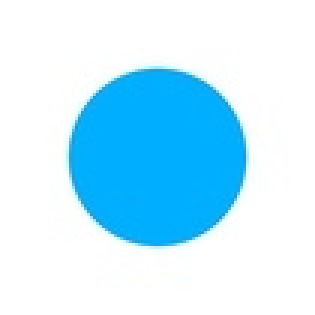
//> input picture cpp/tests/circle.jpg, 105 x 105 px, shrunk from 300 x 300 before the run (shown 3 times larger)
$ ./ShapeDetectionTest   (built with g++ and OpenCV 4)
//> lines starting //> are read from the running program, lines starting //| are printed output that depends on the picture; after the words box and inside, x2 and y2 are one past the last pixel; in counts of white or black regions, pixels touching at a corner belong together
//> in testCircle, src is the input picture: 105 rows x 105 cols, CV_8UC3; mean B, G, R 253.8, 234.3, 190.8
### cpp/sd_render/Render.h
#ifndef RENDER_H
#define RENDER_H

void sd_drawContours(cv::Mat& im, vector<vector<Point> > contours);

void sd_labelShape(cv::Mat& im, int shape, std::vector<cv::Point>& contour);

void sd_setLabel(cv::Mat& im, const std::string label, std::vector<cv::Point>& contour);

void sd_drawBoundingBox(cv::Mat& im, std::vector<cv::Point>& contour);

#endif

### cpp/sd_shapedetection/ShapeDetection.h
#ifndef SHAPEDETECTION_H
#define SHAPEDETECTION_H

#include "../headers/OpenCVHeaders.h"

using namespace cv;
using namespace std;

int sd_getShape(std::vector<cv::Point> approx, std::vector<cv::Point> contour);

#endif

### cpp/sd_contour/Contour.h
#ifndef CONTOURDRAWING_H
#define CONTOURDRAWING_H

#include "../headers/OpenCVHeaders.h"

using namespace cv;
using namespace std;

std::vector<std::vector<cv::Point> > sd_getContours(cv::Mat mat);

#endif

### cpp/sd_shapedetection/shapedetection.cpp
#include <opencv2/highgui/highgui.hpp>
#include <opencv2/imgproc/imgproc.hpp>
#include <cmath>
#include <iostream>
#include "opencv2/opencv.hpp"
#include <opencv2/core/core.hpp>

#include "ShapeDetection.h"

using namespace cv;
using namespace std;

static double angle(cv::Point pt1, cv::Point pt2, cv::Point pt0)
{
    double dx1 = pt1.x - pt0.x;
    double dy1 = pt1.y - pt0.y;
    double dx2 = pt2.x - pt0.x;
    double dy2 = pt2.y - pt0.y;
    return (dx1*dx2 + dy1*dy2)/sqrt((dx1*dx1 + dy1*dy1)*(dx2*dx2 + dy2*dy2) + 1e-10);
}

int sd_getShape(std::vector<cv::Point> approx, std::vector<cv::Point> contour){
	if (approx.size() == 3)
            {
                return 30; // TRIANGLE
            }
            else if (approx.size() >= 4 && approx.size() <= 6)
            {
                // Number of vertices of polygonal curve
                int vtc = int(approx.size());

                // Get the cosines of all corners
                std::vector<double> cos;
                for (int j = 2; j < vtc+1; j++)
                    cos.push_back(angle(approx[j%vtc], approx[j-2], approx[j-1]));

                // Sort ascending the cosine values
                std::sort(cos.begin(), cos.end());

                // Get the lowest and the highest cosine
                double mincos = cos.front();
                double maxcos = cos.back();

                // Use the degrees obtained above and the number of vertices
                // to determine the shape of the contour
                if (vtc == 4 && mincos >= -0.1 && maxcos <= 0.3)
                    return 40; // RECTANGLE
                else if (vtc == 5 && mincos >= -0.34 && maxcos <= -0.27)
                    return 50; // PENTAGON
                else if (vtc == 6 && mincos >= -0.55 && maxcos <= -0.45)
                    return 60; // HEXAGON
            }
            else
            {
                // Detect and label circles
                double area = cv::contourArea(contour);
                cv::Rect r = cv::boundingRect(contour);
                int radius = r.width / 2;

                if (std::abs(1 - ((double)r.width / r.height)) <= 0.2 &&
                    std::abs(1 - (area / (CV_PI * std::pow(radius, 2)))) <= 0.2)
                    return 10; // CIRCLE
            }
}

### cpp/sd_contour/contour.cpp
#include <opencv2/highgui/highgui.hpp>
#include <opencv2/imgproc/imgproc.hpp>
#include <cmath>
#include <iostream>
#include "opencv2/opencv.hpp"
#include <opencv2/core/core.hpp>

#include "Contour.h"

using namespace cv;
using namespace std;

std::vector<std::vector<cv::Point> > sd_getContours(cv::Mat image){
    Mat bwImage, output;
    vector<vector<Point> > contours;
    vector<Vec4i> hierarchy;

    cvtColor(image, bwImage, cv::COLOR_BGR2GRAY);   //Convert to grayscale
    GaussianBlur(bwImage, bwImage, Size(7,7), 1.5, 1.5);
//> bwImage: 105 rows x 105 cols, CV_8UC1; min 131, max 255, mean 223.5
    Canny(bwImage, bwImage, 0, 30, 3);
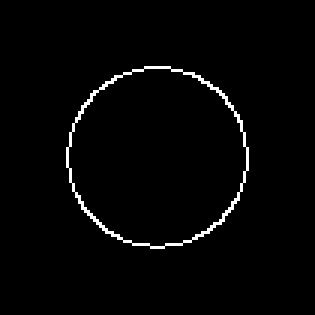
//> bwImage: 105 rows x 105 cols, CV_8UC1 (shown 3 times larger); 2% white in thin lines or dots, all inside (x1, y1, x2, y2) = (22, 22, 83, 83)
    findContours(bwImage, contours, hierarchy, CV_RETR_EXTERNAL, CV_CHAIN_APPROX_SIMPLE);
//> contours = 1 contour; box (x1, y1, x2, y2) and area: (22, 22, 83, 83) 2806

    return contours;
}

### cpp/tests/ShapeDetectionTest.cpp
/**
 * Shape detection test
 * Loads a series of images, each containing a single shape, calling the shape detection method
 * and comparing the results to the known shapes.
 */
#include "../headers/OpenCVHeaders.h"
#include <cmath>

#include "Contour.h"
#include "../sd_shapedetection/ShapeDetection.h"
#include "../sd_render/Render.h"


enum class ShapeResult
{
    Circle    = 10,
    Triangle  = 30,
    Rectangle = 40,
    Pentagon  = 50,
    Hexagon   = 60
};

std::vector<ShapeResult> getShapesFor(cv::Mat src)
{
    std::vector<std::vector<cv::Point> > contours;
    contours = sd_getContours(src);
    std::vector<cv::Point> approx;
    cv::Mat dst = src.clone();

    std::vector<ShapeResult> results;
    for (int i = 0; i < contours.size(); i++)
    {
        // Approximate contour with accuracy proportional
        // to the contour perimeter
        cv::approxPolyDP(cv::Mat(contours[i]), approx, cv::arcLength(cv::Mat(contours[i]), true)*0.02, true);

        // Skip small or non-convex objects
        if (std::fabs(cv::contourArea(contours[i])) < 100 || !cv::isContourConvex(approx))
            continue;

        int shape = sd_getShape(approx, contours[i]);
        if (shape < 10 || shape > 60)
            std::cout << "Unknown shape detected" << std::endl;
        else
            results.push_back(static_cast<ShapeResult>(shape));
    }
//> this loop made 1 pass
//> (area in sd_getShape, r in sd_getShape, radius in sd_getShape, shape) on pass 1: (2805.5, Rect(22, 22, 61, 61), 30, 10)
//> after the loop, approx = 8 Points (x, y): [48, 22], [30, 31], [22, 55], [35, 77], [54, 82], [74, 73], [82, 49], [72, 29]
    return results;
}

bool testCircle()
{
    cv::Mat src = cv::imread("circle.jpg", CV_LOAD_IMAGE_COLOR);
    if (!src.data)
    {
        std::cout << "[Test]: Circle test - could not read image data." << std::endl;
        return false;
    }
    auto results = getShapesFor(src);
//> results = 1 item
    for (auto shape : results)
    {
        if (shape == ShapeResult::Circle)
            return true;
    }
//> this loop made 1 pass
    return false;
}

bool testTriangle()
{
    cv::Mat src = cv::imread("triangle.jpg", CV_LOAD_IMAGE_COLOR);
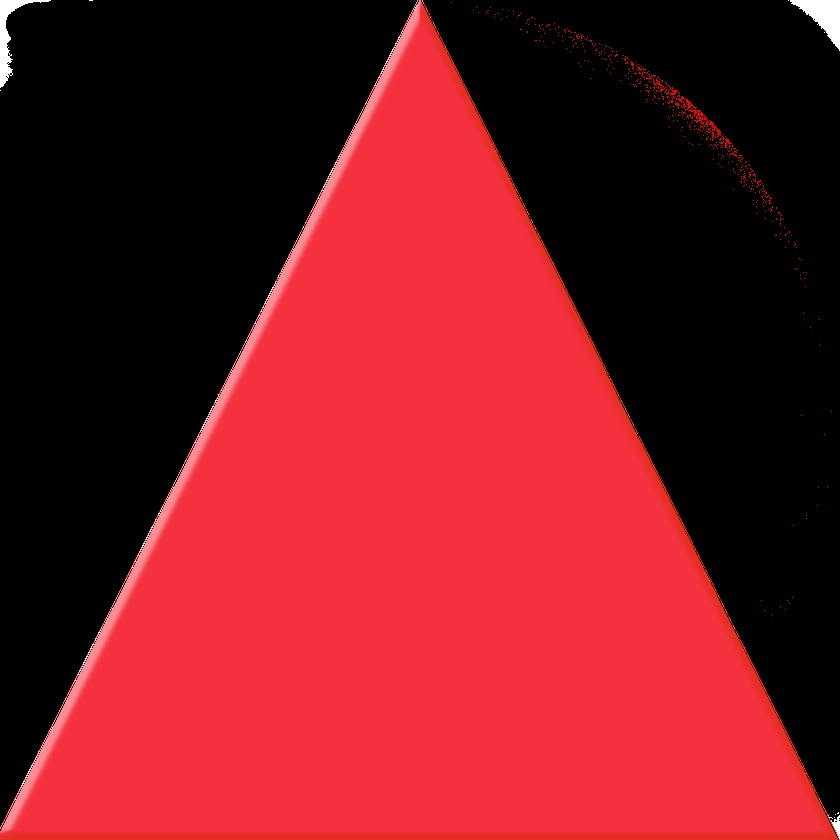
//> input picture cpp/tests/triangle.jpg, 840 x 840 px, shrunk from 2400 x 2400 before the run
//> src is the input picture: 840 rows x 840 cols, CV_8UC3; mean B, G, R 33.4, 26.9, 124.9
    if (!src.data)
    {
        std::cout << "[Test]: Triangle test - could not read image data." << std::endl;
        return false;
    }
    auto results = getShapesFor(src);
//> in sd_getContours (call 2), `GaussianBlur(bwImage, bwImage, Size(7,7), 1.5, 1.5);`:
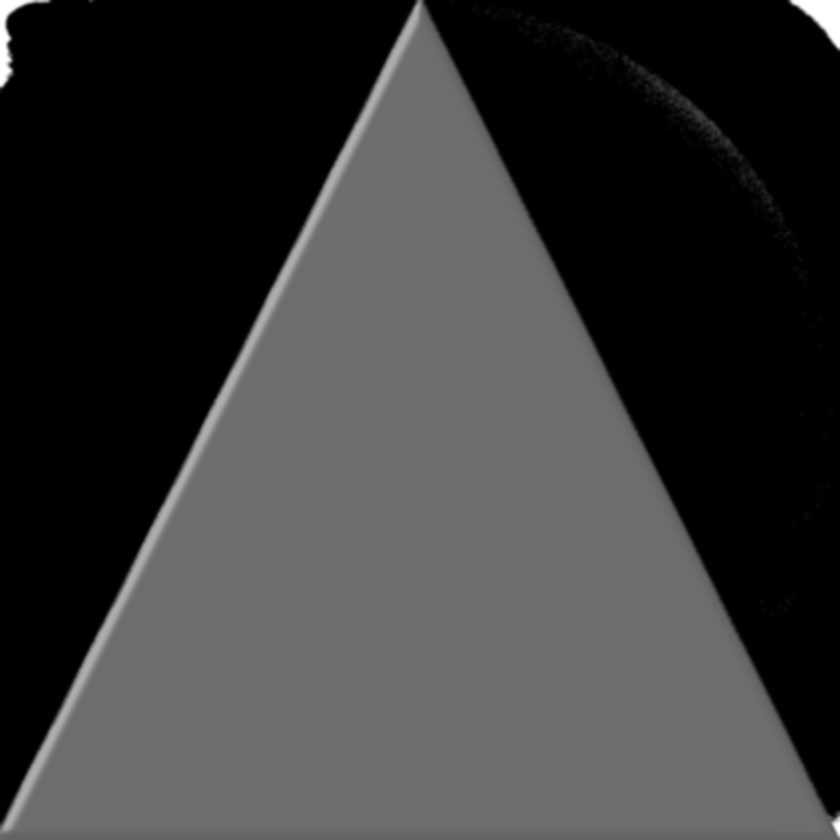
//> bwImage: 840 rows x 840 cols, CV_8UC1; min 0, max 255, mean 56.9
//> in sd_getContours (call 2), `Canny(bwImage, bwImage, 0, 30, 3);`: bwImage: 840 rows x 840 cols, CV_8UC1; 0.85% white in thin lines or dots
//> in sd_getContours (call 2), `findContours(bwImage, contours, hierarchy, CV_RETR_EXTERNAL, CV_CHAIN_..`: contours = 78 contours, 63 with area under 20; largest, box (x1, y1, x2, y2) and area: (0, 0, 418, 831) 378, (3, 7, 421, 832) 290, (537, 232, 833, 818) 239, (568, 34, 616, 61) 123, (662, 79, 773, 214) 116
//> the loop in getShapesFor (call 2), `for (int i = 0; i < contours.size(); i++)` made 78 passes
//> approx on passes 1, 2, 3, 4, 13, 16, 19, 23, 24, 31, 32, 34: 1 Point (x, y): [839, 839], 2 Points (x, y): [0, 833], [1, 833], 1 Point (x, y): [0, 824], 1 Point (x, y): [839, 821], 2 Points (x, y): [537, 232], [832, 817], 1 Point (x, y): [779, 209], 1 Point (x, y): [756, 187], 1 Point (x, y): [736, 155], 1 Point (x, y): [729, 153], 1 Point (x, y): [701, 127], 1 Point (x, y): [698, 119], 1 Point (x, y): [692, 117]
//> results = 0 items
    for (auto shape : results)
    {
        if (shape == ShapeResult::Triangle)
            return true;
    }
//> this loop made 0 passes
    return false;
}

bool testRectangle()
{
    cv::Mat src = cv::imread("rectangle.jpg", CV_LOAD_IMAGE_COLOR);
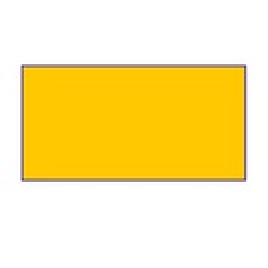
//> input picture cpp/tests/rectangle.jpg, 134 x 134 px, shrunk from 384 x 384 before the run (shown 2 times larger)
//> src is the input picture: 134 rows x 134 cols, CV_8UC3; mean B, G, R 165, 232.3, 251.5
    if (!src.data)
    {
        std::cout << "[Test]: Rectangle test - could not read image data." << std::endl;
        return false;
    }
    auto results = getShapesFor(src);
//> in sd_getContours (call 3), `GaussianBlur(bwImage, bwImage, Size(7,7), 1.5, 1.5);`:
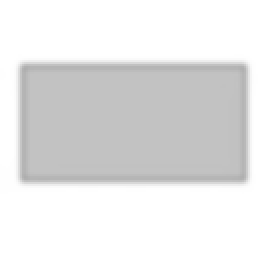
//> bwImage: 134 rows x 134 cols, CV_8UC1 (shown 2 times larger); min 174, max 255, mean 230.5
//> in sd_getContours (call 3), `Canny(bwImage, bwImage, 0, 30, 3);`: bwImage: 134 rows x 134 cols, CV_8UC1; 3.7% white in thin lines or dots, all inside (x1, y1, x2, y2) = (9, 31, 124, 92)
//> in sd_getContours (call 3), `findContours(bwImage, contours, hierarchy, CV_RETR_EXTERNAL, CV_CHAIN_..`: contours = 1 contour; box (x1, y1, x2, y2) and area: (9, 31, 124, 92) 6829
//> results = 1 item
    for (auto shape : results)
    {
        if (shape == ShapeResult::Rectangle)
            return true;
    }
    return false;
}

bool testPentagon()
{
    cv::Mat src = cv::imread("pentagon.jpg", CV_LOAD_IMAGE_COLOR);
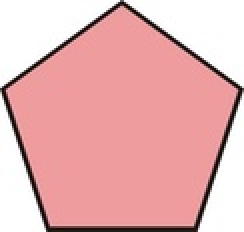
//> input picture cpp/tests/pentagon.jpg, 122 x 116 px, shrunk from 350 x 332 before the run (shown 2 times larger)
//> src is the input picture: 116 rows x 122 cols, CV_8UC3; mean B, G, R 179.4, 178.3, 230.3
    if (!src.data)
    {
        std::cout << "[Test]: Pentagon test - could not read image data." << std::endl;
        return false;
    }
    auto results = getShapesFor(src);
//> in sd_getContours (call 4), `Canny(bwImage, bwImage, 0, 30, 3);`:
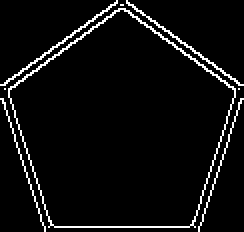
//> bwImage: 116 rows x 122 cols, CV_8UC1 (shown 2 times larger); 5.3% white in thin lines or dots
//> in sd_getContours (call 4), `findContours(bwImage, contours, hierarchy, CV_RETR_EXTERNAL, CV_CHAIN_..`: contours = 8 contours, 5 with area under 20; largest, box (x1, y1, x2, y2) and area: (4, 4, 118, 114) 8708, (0, 0, 59, 43) 42, (63, 0, 122, 43) 40
//> results = 0 items
    for (auto shape : results)
    {
        if (shape == ShapeResult::Rectangle)
            return true;
    }
    return false;
}

bool testHexagon()
{
    cv::Mat src = cv::imread("hexagon.jpg", CV_LOAD_IMAGE_COLOR);
//> hexagon.jpg cannot be read in this run, so this picture is empty
    if (!src.data)
    {
        std::cout << "[Test]: Hexagon test - could not read image data." << std::endl;
        return false;
    }
    auto results = getShapesFor(src);
    for (auto shape : results)
    {
        if (shape == ShapeResult::Hexagon)
            return true;
    }
    return false;
}


int main()
{
    std::string passedString = "passed", failedString = "failed";

    int numPassed = 0, numFailed = 0;
    bool ok = testCircle();
    std::cout << "[Test]: Circle detection - ";
    if (ok)
    {
        ++numPassed;
        std::cout << "passed\n";
    }
    else
    {
        ++numFailed;
        std::cout << "failed\n";
    }

    ok = testTriangle();
    std::cout << "[Test]: Triangle detection - ";
    if (ok)
    {
        ++numPassed;
        std::cout << "passed\n";
    }
    else
    {
        ++numFailed;
        std::cout << "failed\n";
    }

    ok = testRectangle();
    std::cout << "[Test]: Rectangle detection - ";
    if (ok)
    {
        ++numPassed;
        std::cout << "passed\n";
    }
    else
    {
        ++numFailed;
        std::cout << "failed\n";
    }

    ok = testPentagon();
    std::cout << "[Test]: Pentagon detection - ";
    if (ok)
    {
        ++numPassed;
        std::cout << "passed\n";
    }
    else
    {
        ++numFailed;
        std::cout << "failed\n";
    }

    ok = testHexagon();
    std::cout << "[Test]: Hexagon detection - ";
    if (ok)
    {
        ++numPassed;
        std::cout << "passed\n";
    }
    else
    {
        ++numFailed;
        std::cout << "failed\n";
    }

    std::cout << std::endl;

    std::cout << "Results: " << numPassed << " tests passed, " << numFailed << " tests failed." << std::endl;
    return 0;
}
